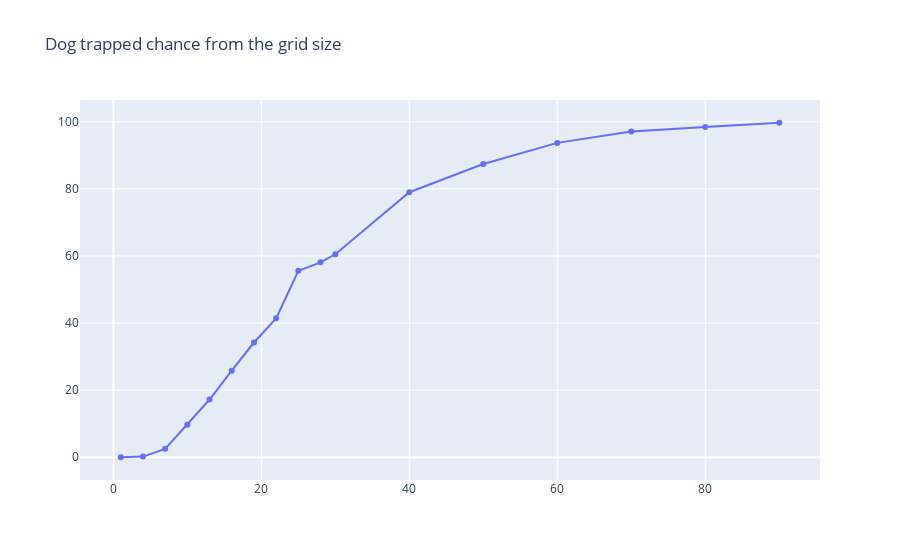

The code cell stored with this chart in its notebook:
### Code cell
import plotly.graph_objects as go
fig = go.Figure(
    data=[go.Scatter(x = n, y = y)],
    layout_title_text="Dog trapped chance from the grid size"
)
fig.show()

### Figure 1 — Plotly figure (JSON) as saved in the notebook; plotly's stock layout.template omitted (floating-point values rounded to 4 significant figures)
{"data": [{"type": "scatter", "x": [1, 4, 7, 10, 13, 16, 19, 22, 25, 28, 30, 40, 50, 60, 70, 80, 90], "y": [0, 0.2, 2.5, 9.7, 17.2, 25.8, 34.2, 41.4, 55.6, 58.1, 60.5, 79, 87.4, 93.7, 97.1, 98.4, 99.7]}], "layout": {"title": {"text": "Dog trapped chance from the grid size"}}}
